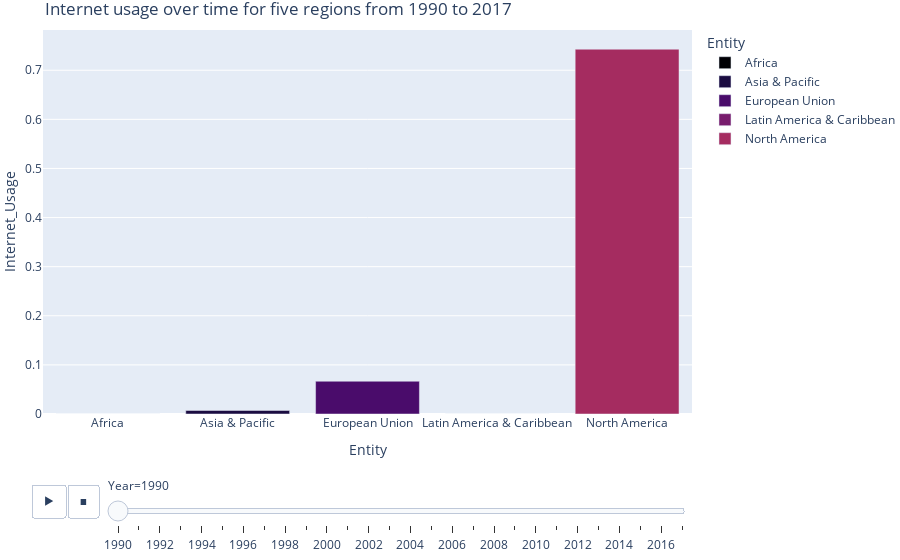

Source (notebook cell):
### Code cell
five_regions = five_regions.query ('Year < 2018')
fig = px.bar(five_regions, x="Entity", y="Internet_Usage", color="Entity", color_discrete_sequence=px.colors.sequential.Inferno,
  animation_frame="Year", animation_group="Entity", title = "Internet usage over time for five regions from 1990 to 2017")

fig.update_layout(
    margin=dict(l=0, r=0, t=30, b=0))

fig.show()

### Figure 1 — Plotly figure (JSON) as saved in the notebook; plotly's stock layout.template omitted (floating-point values rounded to 4 significant figures)
{"data": [{"alignmentgroup": "True", "hovertemplate": "Entity=%{x}<br>Year=1990<br>Internet_Usage=%{y}<extra></extra>", "ids": ["Africa", "Africa"], "legendgroup": "Africa", "marker": {"color": "#000004", "pattern": {"shape": ""}}, "name": "Africa", "offsetgroup": "Africa", "orientation": "v", "showlegend": true, "textposition": "auto", "type": "bar", "x": ["Africa", "Africa"], "xaxis": "x", "y": [0, 0], "yaxis": "y"}, {"alignmentgroup": "True", "hovertemplate": "Entity=%{x}<br>Year=1990<br>Internet_Usage=%{y}<extra></extra>", "ids": ["Asia & Pacific", "Asia & Pacific"], "legendgroup": "Asia & Pacific", "marker": {"color": "#1b0c41", "pattern": {"shape": ""}}, "name": "Asia & Pacific", "offsetgroup": "Asia & Pacific", "orientation": "v", "showlegend": true, "textposition": "auto", "type": "bar", "x": ["Asia & Pacific", "Asia & Pacific"], "xaxis": "x", "y": [0.007211, 0], "yaxis": "y"}, {"alignmentgroup": "True", "hovertemplate": "Entity=%{x}<br>Year=1990<br>Internet_Usage=%{y}<extra></extra>", "ids": ["European Union"], "legendgroup": "European Union", "marker": {"color": "#4a0c6b", "pattern": {"shape": ""}}, "name": "European Union", "offsetgroup": "European Union", "orientation": "v", "showlegend": true, "textposition": "auto", "type": "bar", "x": ["European Union"], "xaxis": "x", "y": [0.06672], "yaxis": "y"}, {"alignmentgroup": "True", "hovertemplate": "Entity=%{x}<br>Year=1990<br>Internet_Usage=%{y}<extra></extra>", "ids": ["Latin America & Caribbean"], "legendgroup": "Latin America & Caribbean", "marker": {"color": "#781c6d", "pattern": {"shape": ""}}, "name": "Latin America & Caribbean", "offsetgroup": "Latin America & Caribbean", "orientation": "v", "showlegend": true, "textposition": "auto", "type": "bar", "x": ["Latin America & Caribbean"], "xaxis": "x", "y": [0], "yaxis": "y"}, {"alignmentgroup": "True", "hovertemplate": "Entity=%{x}<br>Year=1990<br>Internet_Usage=%{y}<extra></extra>", "ids": ["North America"], "legendgroup": "North America", "marker": {"color": "#a52c60", "pattern": {"shape": ""}}, "name": "North America", "offsetgroup": "North America", "orientation": "v", "showlegend": true, "textposition": "auto", "type": "bar", "x": ["North America"], "xaxis": "x", "y": [0.7428], "yaxis": "y"}], "layout": {"barmode": "relative", "legend": {"title": {"text": "Entity"}, "tracegroupgap": 0}, "margin": {"b": 0, "l": 0, "r": 0, "t": 30}, "sliders": [{"active": 0, "currentvalue": {"prefix": "Year="}, "len": 0.9, "pad": {"b": 10, "t": 60}, "steps": [{"args": [["1990"], {"frame": {"duration": 0, "redraw": true}, "fromcurrent": true, "mode": "immediate", "transition": {"duration": 0, "easing": "linear"}}], "label": "1990", "method": "animate"}, {"args": [["1991"], {"frame": {"duration": 0, "redraw": true}, "fromcurrent": true, "mode": "immediate", "transition": {"duration": 0, "easing": "linear"}}], "label": "1991", "method": "animate"}, {"args": [["1992"], {"frame": {"duration": 0, "redraw": true}, "fromcurrent": true, "mode": "immediate", "transition": {"duration": 0, "easing": "linear"}}], "label": "1992", "method": "animate"}, {"args": [["1993"], {"frame": {"duration": 0, "redraw": true}, "fromcurrent": true, "mode": "immediate", "transition": {"duration": 0, "easing": "linear"}}], "label": "1993", "method": "animate"}, {"args": [["1994"], {"frame": {"duration": 0, "redraw": true}, "fromcurrent": true, "mode": "immediate", "transition": {"duration": 0, "easing": "linear"}}], "label": "1994", "method": "animate"}, {"args": [["1995"], {"frame": {"duration": 0, "redraw": true}, "fromcurrent": true, "mode": "immediate", "transition": {"duration": 0, "easing": "linear"}}], "label": "1995", "method": "animate"}, {"args": [["1996"], {"frame": {"duration": 0, "redraw": true}, "fromcurrent": true, "mode": "immediate", "transition": {"duration": 0, "easing": "linear"}}], "label": "1996", "method": "animate"}, {"args": [["1997"], {"frame": {"duration": 0, "redraw": true}, "fromcurrent": true, "mode": "immediate", "transition": {"duration": 0, "easing": "linear"}}], "label": "1997", "method": "animate"}, {"args": [["1998"], {"frame": {"duration": 0, "redraw": true}, "fromcurrent": true, "mode": "immediate", "transition": {"duration": 0, "easing": "linear"}}], "label": "1998", "method": "animate"}, {"args": [["1999"], {"frame": {"duration": 0, "redraw": true}, "fromcurrent": true, "mode": "immediate", "transition": {"duration": 0, "easing": "linear"}}], "label": "1999", "method": "animate"}, {"args": [["2000"], {"frame": {"duration": 0, "redraw": true}, "fromcurrent": true, "mode": "immediate", "transition": {"duration": 0, "easing": "linear"}}], "label": "2000", "method": "animate"}, {"args": [["2001"], {"frame": {"duration": 0, "redraw": true}, "fromcurrent": true, "mode": "immediate", "transition": {"duration": 0, "easing": "linear"}}], "label": "2001", "method": "animate"}, {"args": [["2002"], {"frame": {"duration": 0, "redraw": true}, "fromcurrent": true, "mode": "immediate", "transition": {"duration": 0, "easing": "linear"}}], "label": "2002", "method": "animate"}, {"args": [["2003"], {"frame": {"duration": 0, "redraw": true}, "fromcurrent": true, "mode": "immediate", "transition": {"duration": 0, "easing": "linear"}}], "label": "2003", "method": "animate"}, {"args": [["2004"], {"frame": {"duration": 0, "redraw": true}, "fromcurrent": true, "mode": "immediate", "transition": {"duration": 0, "easing": "linear"}}], "label": "2004", "method": "animate"}, {"args": [["2005"], {"frame": {"duration": 0, "redraw": true}, "fromcurrent": true, "mode": "immediate", "transition": {"duration": 0, "easing": "linear"}}], "label": "2005", "method": "animate"}, {"args": [["2006"], {"frame": {"duration": 0, "redraw": true}, "fromcurrent": true, "mode": "immediate", "transition": {"duration": 0, "easing": "linear"}}], "label": "2006", "method": "animate"}, {"args": [["2007"], {"frame": {"duration": 0, "redraw": true}, "fromcurrent": true, "mode": "immediate", "transition": {"duration": 0, "easing": "linear"}}], "label": "2007", "method": "animate"}, {"args": [["2008"], {"frame": {"duration": 0, "redraw": true}, "fromcurrent": true, "mode": "immediate", "transition": {"duration": 0, "easing": "linear"}}], "label": "2008", "method": "animate"}, {"args": [["2009"], {"frame": {"duration": 0, "redraw": true}, "fromcurrent": true, "mode": "immediate", "transition": {"duration": 0, "easing": "linear"}}], "label": "2009", "method": "animate"}, {"args": [["2010"], {"frame": {"duration": 0, "redraw": true}, "fromcurrent": true, "mode": "immediate", "transition": {"duration": 0, "easing": "linear"}}], "label": "2010", "method": "animate"}, {"args": [["2011"], {"frame": {"duration": 0, "redraw": true}, "fromcurrent": true, "mode": "immediate", "transition": {"duration": 0, "easing": "linear"}}], "label": "2011", "method": "animate"}, {"args": [["2012"], {"frame": {"duration": 0, "redraw": true}, "fromcurrent": true, "mode": "immediate", "transition": {"duration": 0, "easing": "linear"}}], "label": "2012", "method": "animate"}, {"args": [["2013"], {"frame": {"duration": 0, "redraw": true}, "fromcurrent": true, "mode": "immediate", "transition": {"duration": 0, "easing": "linear"}}], "label": "2013", "method": "animate"}, {"args": [["2014"], {"frame": {"duration": 0, "redraw": true}, "fromcurrent": true, "mode": "immediate", "transition": {"duration": 0, "easing": "linear"}}], "label": "2014", "method": "animate"}, {"args": [["2015"], {"frame": {"duration": 0, "redraw": true}, "fromcurrent": true, "mode": "immediate", "transition": {"duration": 0, "easing": "linear"}}], "label": "2015", "method": "animate"}, {"args": [["2016"], {"frame": {"duration": 0, "redraw": true}, "fromcurrent": true, "mode": "immediate", "transition": {"duration": 0, "easing": "linear"}}], "label": "2016", "method": "animate"}, {"args": [["2017"], {"frame": {"duration": 0, "redraw": true}, "fromcurrent": true, "mode": "immediate", "transition": {"duration": 0, "easing": "linear"}}], "label": "2017", "method": "animate"}], "x": 0.1, "xanchor": "left", "y": 0, "yanchor": "top"}], "title": {"text": "Internet usage over time for five regions from 1990 to 2017"}, "updatemenus": [{"buttons": [{"args": [null, {"frame": {"duration": 500, "redraw": true}, "fromcurrent": true, "mode": "immediate", "transition": {"duration": 500, "easing": "linear"}}], "label": "&#9654;", "method": "animate"}, {"args": [[null], {"frame": {"duration": 0, "redraw": true}, "fromcurrent": true, "mode": "immediate", "transition": {"duration": 0, "easing": "linear"}}], "label": "&#9724;", "method": "animate"}], "direction": "left", "pad": {"r": 10, "t": 70}, "showactive": false, "type": "buttons", "x": 0.1, "xanchor": "right", "y": 0, "yanchor": "top"}], "xaxis": {"anchor": "y", "categoryarray": ["Africa", "Asia & Pacific", "European Union", "Latin America & Caribbean", "North America"], "categoryorder": "array", "domain": [0, 1], "title": {"text": "Entity"}}, "yaxis": {"anchor": "x", "domain": [0, 1], "title": {"text": "Internet_Usage"}}}}
